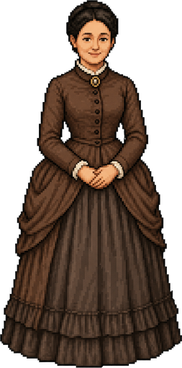
#> input picture godot_project/assets/characters/mrs_hudson/mrs_hudson.png, 182 x 368 px, shrunk from 253 x 512 before the run, found by its file name
$ python batch_cutout.py
#> lines starting #> are read from the running program, lines starting #| are printed output that depends on the picture; after the words box and inside, x2 and y2 are one past the last pixel; in counts of white or black regions, pixels touching at a corner belong together
"""Batch remove solid background from all character portrait images."""
import os, glob
from PIL import Image
import numpy as np
from collections import deque
from scipy.ndimage import distance_transform_edt

ROOT = "D:/AI/detective/godot_project"  # absolute for PIL file ops

# === Files to process (PortraitLibrary + scene_controller) ===
# NPC portraits
NPC_FILES = {
    "赫德森太太": "assets/characters/mrs_hudson/mrs_hudson.png",
    "葛莱森警长": "assets/characters/gregson/gregson_portrait.png",
    "葛莱森":     "assets/characters/gregson/gregson_portrait.png",   # alias same file
    "雷斯垂德警长":"assets/characters/lestrade/lestrade.png",
    "雷斯垂德":   "assets/characters/lestrade/lestrade.png",
    "兰斯警士":   "assets/characters/police_constable/police_constable_portrait.png",
    "值班警官":   "assets/characters/police_constable/police_constable_portrait.png",
    "维金斯":     "assets/characters/baker_street_captain/baker_street_captain_portrait.png",
    "杰弗森·霍普":"assets/characters/jefferson_hope/jefferson_hope_portrait.png",
    "卡彭蒂耶太太":"assets/characters/mrs_carpentier/mrs_carpentier_portrait.png",
    "爱莉丝":     "assets/characters/alice/alice_portrait.png",
    "卡彭蒂耶中尉":"assets/characters/lieutenant_carpentier/lieutenant_carpentier_portrait.png",
    "送牛奶的孩子":"assets/characters/milk_boy/milk_boy_portrait.png",
    "伪装者":     "assets/characters/old_woman/old_woman_portrait.png",
    "信使":       "assets/characters/messenger/messenger_portrait.png",
    "人事官员":   "assets/characters/recorder/recorder_portrait.png",
    "斯坦格森":   "assets/characters/stangerson/stangerson_portrait.png",
}
# Sherlock pixel portraits
SHERLOCK_DIR = "assets/portraits/pixel"
# Watson dialogue portraits (skip icon_* and teaching)
WATSON_DIR = "assets/characters/watson"
# Scene controller extra
SCENE_EXTRA = ["assets/characters/watson/watson_standing.jpg"]

SKIP_STEMS = {"watson_teaching"}  # already transparent


def remove_bg(src_path, dst_path, tol=55, feather=2):
#> called with tol = 55, feather = 2
    im = Image.open(os.path.join(ROOT, src_path)).convert("RGB")
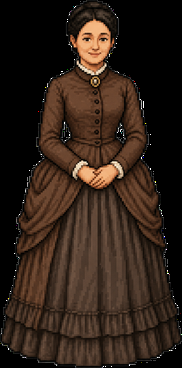
#> im: PIL image 182x368 RGB; mean R, G, B 47.7, 33.3, 23.9
    arr = np.array(im).astype(np.int32)
    h, w, _ = arr.shape
#> h = 368; w = 182
    # bg reference = median of border pixels
    top = arr[0]; bot = arr[-1]; left = arr[:,0]; right = arr[:,-1]
#> after `top = arr[0]`: top = 182 rows, first 8: [0, 0, 0], [0, 0, 0], [0, 0, 0], [0, 0, 0], [0, 0, 0], [0, 0, 0], [0, 0, 0], [0, 0, 0]
#> after `bot = arr[-1]`: bot has the same summary as top
#> after `left = arr[:, 0]`: left = 368 rows, first 8: [0, 0, 0], [0, 0, 0], [0, 0, 0], [0, 0, 0], [0, 0, 0], [0, 0, 0], [0, 0, 0], [0, 0, 0]
#> after `right = arr[:, -1]`: right has the same summary as left
    border = np.concatenate([top, bot, left, right], axis=0).reshape(-1,3)
#> border = 1100 rows, first 8: [0, 0, 0], [0, 0, 0], [0, 0, 0], [0, 0, 0], [0, 0, 0], [0, 0, 0], [0, 0, 0], [0, 0, 0]
    bg = np.median(border, axis=0).astype(np.int32)
#> bg = [0, 0, 0]
    diff = np.sqrt(((arr - bg)**2).sum(axis=2)).astype(np.float32)
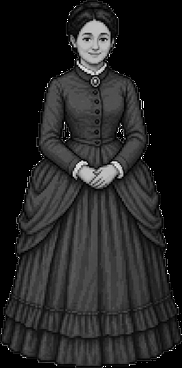
#> diff: shape (368, 182) float32; min 0, max 441.7, mean 63.2; drawn with min black and max white
    cand = diff <= tol
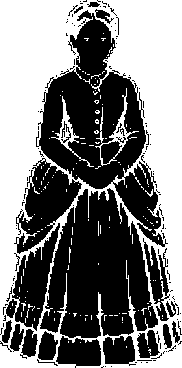
#> cand: shape (368, 182) bool; 48.9% white; 145 white regions (140 under 20 px), largest, box (x1, y1, x2, y2) and area: (0, 0, 182, 368) 31258, (95, 88, 139, 166) 486, (51, 96, 94, 167) 395, (145, 189, 153, 197) 23, (69, 247, 71, 263) 20
    # flood fill from border
    bgmask = np.zeros((h, w), dtype=bool)
    dq = deque()
    for x in range(w):
        for y in (0, h-1):
            if cand[y, x] and not bgmask[y, x]:
                bgmask[y, x] = True; dq.append((y, x))
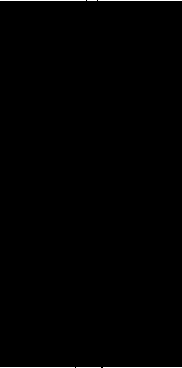
#> bgmask: shape (368, 182) bool; 0.54% white in thin lines or dots
    for y in range(h):
        for x in (0, w-1):
            if cand[y, x] and not bgmask[y, x]:
                bgmask[y, x] = True; dq.append((y, x))
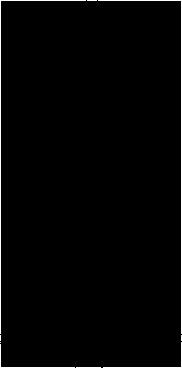
#> bgmask: shape (368, 182) bool; 1.6% white in thin lines or dots
    while dq:
        y, x = dq.popleft()
        for dy, dx in ((1,0),(-1,0),(0,1),(0,-1)):
            ny, nx = y+dy, x+dx
            if 0 <= ny < h and 0 <= nx < w and cand[ny, nx] and not bgmask[ny, nx]:
                bgmask[ny, nx] = True; dq.append((ny, nx))
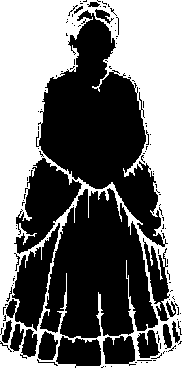
#> bgmask: shape (368, 182) bool; 46.2% white; 1 white region, box (x1, y1, x2, y2) and area: (0, 0, 182, 368) 30963
    # feather alpha
    dist_out = distance_transform_edt(~bgmask)
    alpha = np.where(bgmask, 0, 255).astype(np.float32)
    soft = np.minimum(alpha, np.clip(dist_out / max(feather, 0.5) * 255, 0, 255))
    out = np.dstack([arr.astype(np.uint8), soft.astype(np.uint8)])
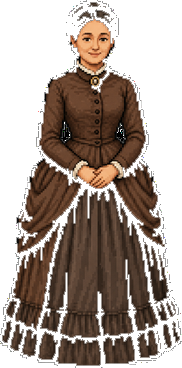
#> out: shape (368, 182, 4); mean R, G, B, A 47.7, 33.3, 23.9, 127.2; transparent parts drawn white
    full_dst = os.path.join(ROOT, dst_path)
    Image.fromarray(out, "RGBA").save(full_dst)
    pct_removed = round(100 * bgmask.sum() / (h*w), 1)
#> pct_removed = 46.2
    print(f"  OK {src_path} -> {dst_path}  bg={tuple(bg)} removed={pct_removed}%")
#|   OK assets/characters/mrs_hudson/mrs_hudson.png -> assets/characters/mrs_hudson/mrs_hudson.png  bg=(0, 0, 0) removed=46.2%


def main():
    processed = set()
    jpg_to_png = []  # track jpg->png renames

    # NPCs
    for name, rel in NPC_FILES.items():
        if rel in processed: continue
        out_rel = rel  # overwrite PNG in place
        try:
            remove_bg(rel, out_rel)
            processed.add(rel)
        except Exception as e:
            print(f"  FAIL {rel}: {e}")
#> pass 2 of the loop in main, `for name, rel in NPC_FILES.items():`:
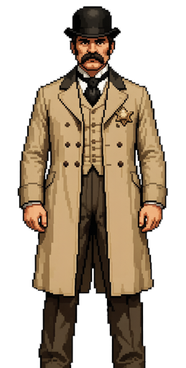
#> input picture godot_project/assets/characters/gregson/gregson_portrait.png, 186 x 368 px, shrunk from 259 x 512 before the run, found by its file name
#> im: PIL image 186x368 RGB
#> arr: shape (368, 186, 3) int32
#> top = 186 rows, first 8: [0, 0, 0], [0, 0, 0], [0, 0, 0], [0, 0, 0], [0, 0, 0], [0, 0, 0], [0, 0, 0], [0, 0, 0]
#> bot has the same summary as top
#> border = 1108 rows, first 8: [0, 0, 0], [0, 0, 0], [0, 0, 0], [0, 0, 0], [0, 0, 0], [0, 0, 0], [0, 0, 0], [0, 0, 0]
#> diff: shape (368, 186) float32
#> cand: shape (368, 186) bool; 56.1% white; 86 black regions (73 under 20 px), largest, box (x1, y1, x2, y2) and area: (15, 24, 169, 368) 26988, (37, 309, 74, 368) 1220, (68, 3, 113, 34) 535
#> after the loop in remove_bg (call 2), `for y in range(h):`:
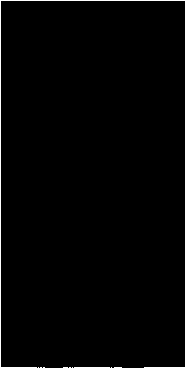
#> bgmask: shape (368, 186) bool; 1.5% white in thin lines or dots
#> alpha: shape (368, 186) float32; 47% white; 83 white regions (71 under 20 px), largest, box (x1, y1, x2, y2) and area: (15, 24, 169, 368) 29085, (37, 309, 74, 368) 1261, (68, 3, 113, 34) 578
#> in remove_bg (call 2), `out = np.dstack([arr.astype(np.uint8), soft.astype(np.uint8)])`:
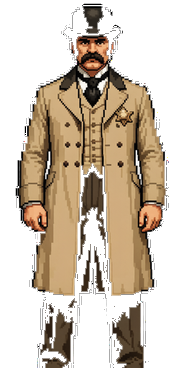
#> out: shape (368, 186, 4); mean R, G, B, A 70.9, 57.7, 41.9, 112.9; transparent parts drawn white
#|   OK assets/characters/gregson/gregson_portrait.png -> assets/characters/gregson/gregson_portrait.png  bg=(0, 0, 0) removed=53.0%

    # Sherlock
    for f in sorted(glob.glob(os.path.join(ROOT, SHERLOCK_DIR, "sherlock_*.png"))):
        rel = os.path.relpath(f, ROOT).replace("\\","/")
        if rel in processed: continue
        out_rel = rel  # overwrite
        try:
            remove_bg(rel, out_rel)
            processed.add(rel)
        except Exception as e:
            print(f"  FAIL {rel}: {e}")

    # Watson (skip icons + teaching)
    for f in sorted(glob.glob(os.path.join(ROOT, WATSON_DIR, "watson_*.jpg"))):
        base = os.path.splitext(os.path.basename(f))[0]
        if base.startswith("icon_") or base in SKIP_STEMS:
            print(f"  SKIP {os.path.basename(f)} (icon or already transparent)")
            continue
        src_rel = os.path.relpath(f, ROOT).replace("\\","/")
        dst_rel = src_rel.replace(".jpg", ".png")  # convert to PNG
        if dst_rel in processed: continue
        try:
            remove_bg(src_rel, dst_rel)
            processed.add(dst_rel)
            jpg_to_png.append((src_rel, dst_rel))
        except Exception as e:
            print(f"  FAIL {src_rel}: {e}")

    # Scene controller extras
    for rel in SCENE_EXTRA:
        if rel in processed: continue
        dst_rel = rel.replace(".jpg", ".png")
        try:
            remove_bg(rel, dst_rel)
            processed.add(dst_rel)
            if rel != dst_rel:
                jpg_to_png.append((rel, dst_rel))
        except Exception as e:
            print(f"  FAIL {rel}: {e}")

    print(f"\n=== SUMMARY: {len(processed)} files processed ===")
    if jpg_to_png:
        print("JPG -> PNG renames (update code refs):")
        for old, new in jpg_to_png:
            print(f"  {old}  =>  {new}")


if __name__ == "__main__":
    main()
